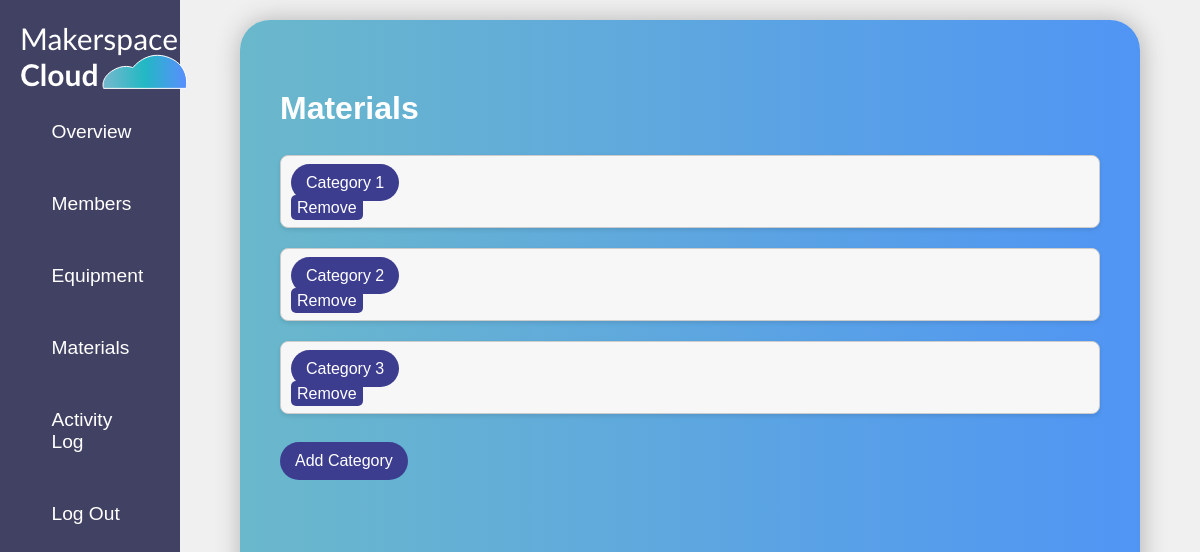
The app's page /a_materials/ (signed in) with its own data.
### equ/models.py (models this page shows)
class Category(models.Model):
    name = models.CharField(max_length=100)
    lab = models.ForeignKey(Lab,on_delete=models.CASCADE)

### equ/views.py (the view)
# urls.py: path('a_materials/',views.a_materials,name="a_materials"),
@login_required
@admin_required
def a_materials(request):
    user = request.user
    lab = Lab.objects.get(lab_admin=user)
    categories = Category.objects.filter(lab=lab)
    context = {'categories':categories}
    return render(request, 'equ/a_materials.html',context)

### equ/views.py (called while the page is built)
def admin_required(function):
    decorator = user_passes_test(lambda user: user.groups.filter(name='admin').exists())
    return decorator(function)

### equ/templates/equ/a_materials.html
{% extends "equ/a_base.html" %}
{% block content %}
<div class="my_projects" style="padding: 20px;">
  <h1>Materials</h1>
  <br>
{% for category in categories %}
<div class="equip_container">
    <h2 style="color: black;"><a href="{% url 'a_category_detail' category.pk %}">{{ category.name }}</a></h2>
    <a href="{% url 'a_remove_category' category.pk %}" style="padding: 4px 6px; border: none; border-radius: 5px;">Remove</a>
</div>
{% endfor %}
<br>
<a href="{% url 'a_add_category' %}" class="btn-uproject">Add Category</a>
</div>
{% endblock content %}

### static/css/style.css (style rules this page uses)
:root { --primary:rgb(65 65 100); --secondary:rgb(97, 97, 131); }
* { box-sizing: border-box; margin: 0; padding: 0; font-family: Arial, Helvetica, sans-serif; }
.my_projects { display: flex; flex-direction: column; width: 100%; height: 100%; }
.btn-uproject { background-color: #3d3d90; color: #fff; padding: 10px 10px; border: none; border-radius: 10px; text-decoration: none; cursor: pointer; }
.my_projects a { padding: 10px 15px; text-decoration: none; border: none; background:#3d3d90; color: white; border-radius: 40px; width: max-content; font-size: 1rem; font-weight: normal; }
.my_projects { margin-top: 30px; }
.equip_container { border: 1px solid #ccc; padding: 10px; margin: 10px 0; border-radius: 8px; background-color: #f7f7f7; box-shadow: 0px 2px 4px rgba(0, 0, 0, 0.1); }
.equip_container h2 { font-size: 1.5rem; margin-bottom: 5px; }
.equip_container a { text-decoration: none; color: white; }

### records on screen
Category: name "Category 1"
Category: name "Category 2"
Category: name "Category 3"
